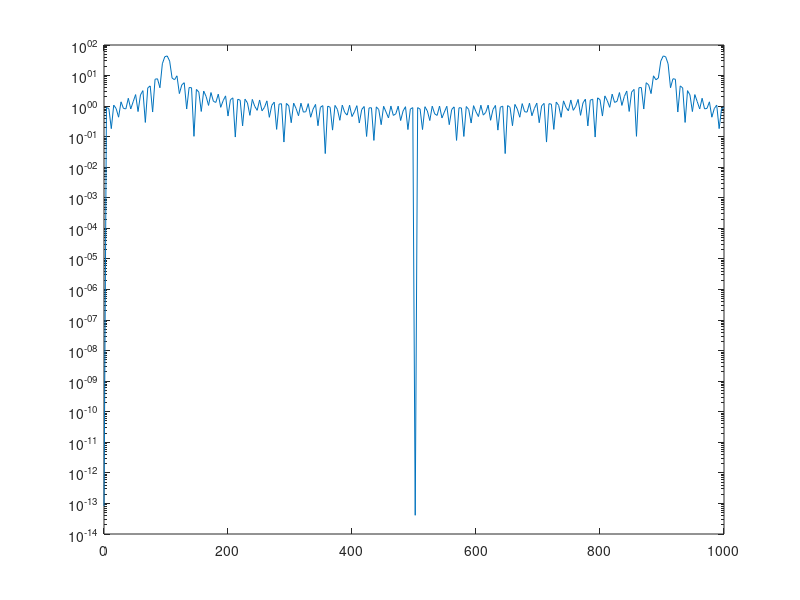

MATLAB code to generate this figure:

N = 90 ;
Fe = 1000 ; 
f0 = 1100 ;
Te = 1/Fe ;
Temps = 0 : Te :(N-1)*Te ;
M = cos (2*pi*f0*Temps) ;
xlabel(Temps) ;
ylabel(M) ;
N1 = 2^(nextpow2(N)+1) ;
Frequence = linspace(0, Fe, N1) ;
semilogy(Frequence,abs(fft(M,N1))) ;